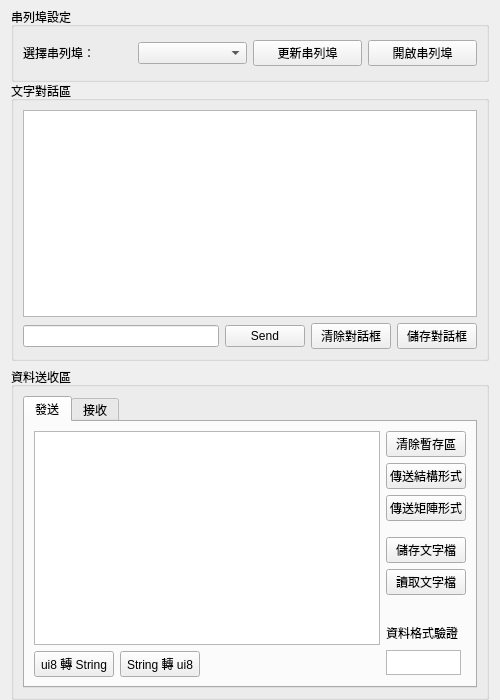
<?xml version="1.0" encoding="UTF-8"?>
<ui version="4.0">
 <class>MainWidgetHMI</class>
 <widget class="QWidget" name="MainWidgetHMI">
  <property name="geometry">
   <rect>
    <x>0</x>
    <y>0</y>
    <width>500</width>
    <height>700</height>
   </rect>
  </property>
  <layout class="QVBoxLayout" name="topLayout">
   <property name="spacing">
    <number>6</number>
   </property>
   <property name="sizeConstraint">
    <enum>QLayout::SetDefaultConstraint</enum>
   </property>
   <property name="topMargin">
    <number>0</number>
   </property>
   <property name="bottomMargin">
    <number>0</number>
   </property>
   <item>
    <widget class="QGroupBox" name="groupBox_Serial">
     <property name="sizePolicy">
      <sizepolicy hsizetype="Preferred" vsizetype="Preferred">
       <horstretch>0</horstretch>
       <verstretch>0</verstretch>
      </sizepolicy>
     </property>
     <property name="minimumSize">
      <size>
       <width>0</width>
       <height>75</height>
      </size>
     </property>
     <property name="maximumSize">
      <size>
       <width>16777215</width>
       <height>60</height>
      </size>
     </property>
     <property name="title">
      <string>串列埠設定</string>
     </property>
     <property name="alignment">
      <set>Qt::AlignLeading|Qt::AlignLeft|Qt::AlignTop</set>
     </property>
     <layout class="QHBoxLayout" name="horizontalLayout_2">
      <item>
       <widget class="QLabel" name="label">
        <property name="maximumSize">
         <size>
          <width>16777215</width>
          <height>16777215</height>
         </size>
        </property>
        <property name="baseSize">
         <size>
          <width>0</width>
          <height>0</height>
         </size>
        </property>
        <property name="text">
         <string>選擇串列埠：</string>
        </property>
       </widget>
      </item>
      <item>
       <widget class="QComboBox" name="portComboBox"/>
      </item>
      <item>
       <widget class="QPushButton" name="btnUpdatePortList">
        <property name="text">
         <string>更新串列埠</string>
        </property>
       </widget>
      </item>
      <item>
       <widget class="QPushButton" name="btnPortToggle">
        <property name="text">
         <string>開啟串列埠</string>
        </property>
       </widget>
      </item>
     </layout>
    </widget>
   </item>
   <item>
    <widget class="QGroupBox" name="groupBox_Terminal">
     <property name="minimumSize">
      <size>
       <width>0</width>
       <height>150</height>
      </size>
     </property>
     <property name="maximumSize">
      <size>
       <width>16777215</width>
       <height>16777215</height>
      </size>
     </property>
     <property name="baseSize">
      <size>
       <width>0</width>
       <height>0</height>
      </size>
     </property>
     <property name="title">
      <string>文字對話區</string>
     </property>
     <layout class="QVBoxLayout" name="verticalLayout_2">
      <item>
       <widget class="QTextBrowser" name="textTerminal">
        <property name="sizePolicy">
         <sizepolicy hsizetype="Preferred" vsizetype="Preferred">
          <horstretch>0</horstretch>
          <verstretch>0</verstretch>
         </sizepolicy>
        </property>
        <property name="minimumSize">
         <size>
          <width>0</width>
          <height>60</height>
         </size>
        </property>
       </widget>
      </item>
      <item>
       <layout class="QHBoxLayout" name="horizontalLayout">
        <item>
         <widget class="QLineEdit" name="lineEditTerminalSend">
          <property name="enabled">
           <bool>true</bool>
          </property>
          <property name="minimumSize">
           <size>
            <width>0</width>
            <height>20</height>
           </size>
          </property>
         </widget>
        </item>
        <item>
         <widget class="QPushButton" name="buttonTerminalSend">
          <property name="text">
           <string>Send</string>
          </property>
         </widget>
        </item>
        <item>
         <widget class="QPushButton" name="buttonTerminalClear">
          <property name="text">
           <string>清除對話框</string>
          </property>
         </widget>
        </item>
        <item>
         <widget class="QPushButton" name="buttonTerminalSave">
          <property name="text">
           <string>儲存對話框</string>
          </property>
         </widget>
        </item>
       </layout>
      </item>
     </layout>
    </widget>
   </item>
   <item>
    <widget class="QGroupBox" name="groupBox_SendRead">
     <property name="title">
      <string>資料送收區</string>
     </property>
     <property name="alignment">
      <set>Qt::AlignLeading|Qt::AlignLeft|Qt::AlignTop</set>
     </property>
     <layout class="QVBoxLayout" name="verticalLayout_3">
      <item>
       <widget class="QTabWidget" name="tabWidget">
        <property name="sizePolicy">
         <sizepolicy hsizetype="Preferred" vsizetype="Preferred">
          <horstretch>0</horstretch>
          <verstretch>0</verstretch>
         </sizepolicy>
        </property>
        <property name="currentIndex">
         <number>0</number>
        </property>
        <widget class="QWidget" name="tabSend">
         <attribute name="title">
          <string>發送</string>
         </attribute>
         <layout class="QHBoxLayout" name="horizontalLayout_4">
          <item>
           <layout class="QVBoxLayout" name="verticalLayout_7">
            <item>
             <widget class="QTextEdit" name="textEditSend"/>
            </item>
            <item>
             <layout class="QHBoxLayout" name="horizontalLayout_5">
              <item>
               <widget class="QPushButton" name="buttonSendUi8ToString">
                <property name="text">
                 <string>ui8 轉 String</string>
                </property>
               </widget>
              </item>
              <item>
               <widget class="QPushButton" name="buttonSendStringToUi8">
                <property name="text">
                 <string>String 轉 ui8</string>
                </property>
               </widget>
              </item>
              <item>
               <spacer name="horizontalSpacer">
                <property name="orientation">
                 <enum>Qt::Horizontal</enum>
                </property>
                <property name="sizeHint" stdset="0">
                 <size>
                  <width>40</width>
                  <height>20</height>
                 </size>
                </property>
               </spacer>
              </item>
             </layout>
            </item>
           </layout>
          </item>
          <item>
           <layout class="QVBoxLayout" name="verticalLayout_5">
            <item>
             <widget class="QPushButton" name="buttonSendClear">
              <property name="text">
               <string>清除暫存區</string>
              </property>
             </widget>
            </item>
            <item>
             <widget class="QPushButton" name="buttonSendStruct">
              <property name="text">
               <string>傳送結構形式</string>
              </property>
             </widget>
            </item>
            <item>
             <widget class="QPushButton" name="buttonSendArray">
              <property name="text">
               <string>傳送矩陣形式</string>
              </property>
             </widget>
            </item>
            <item>
             <spacer name="verticalSpacer_2">
              <property name="orientation">
               <enum>Qt::Vertical</enum>
              </property>
              <property name="sizeType">
               <enum>QSizePolicy::Minimum</enum>
              </property>
              <property name="sizeHint" stdset="0">
               <size>
                <width>10</width>
                <height>10</height>
               </size>
              </property>
             </spacer>
            </item>
            <item>
             <widget class="QPushButton" name="buttonSendSaveFile">
              <property name="text">
               <string>儲存文字檔</string>
              </property>
             </widget>
            </item>
            <item>
             <widget class="QPushButton" name="buttonSendReadFile">
              <property name="text">
               <string>讀取文字檔</string>
              </property>
             </widget>
            </item>
            <item>
             <spacer name="verticalSpacer">
              <property name="orientation">
               <enum>Qt::Vertical</enum>
              </property>
              <property name="sizeType">
               <enum>QSizePolicy::Fixed</enum>
              </property>
              <property name="sizeHint" stdset="0">
               <size>
                <width>10</width>
                <height>20</height>
               </size>
              </property>
             </spacer>
            </item>
            <item>
             <widget class="QLabel" name="labelSendVerify">
              <property name="sizePolicy">
               <sizepolicy hsizetype="Preferred" vsizetype="Preferred">
                <horstretch>0</horstretch>
                <verstretch>0</verstretch>
               </sizepolicy>
              </property>
              <property name="minimumSize">
               <size>
                <width>75</width>
                <height>23</height>
               </size>
              </property>
              <property name="maximumSize">
               <size>
                <width>75</width>
                <height>23</height>
               </size>
              </property>
              <property name="text">
               <string>資料格式驗證</string>
              </property>
             </widget>
            </item>
            <item>
             <widget class="QTextBrowser" name="textBrowserSendVerify">
              <property name="sizePolicy">
               <sizepolicy hsizetype="Minimum" vsizetype="Minimum">
                <horstretch>0</horstretch>
                <verstretch>0</verstretch>
               </sizepolicy>
              </property>
              <property name="minimumSize">
               <size>
                <width>75</width>
                <height>25</height>
               </size>
              </property>
              <property name="maximumSize">
               <size>
                <width>75</width>
                <height>25</height>
               </size>
              </property>
             </widget>
            </item>
           </layout>
          </item>
         </layout>
        </widget>
        <widget class="QWidget" name="tabReceive">
         <attribute name="title">
          <string>接收</string>
         </attribute>
         <layout class="QHBoxLayout" name="horizontalLayout_3">
          <item>
           <layout class="QVBoxLayout" name="verticalLayout_8">
            <item>
             <widget class="QTextEdit" name="textEditGet"/>
            </item>
            <item>
             <layout class="QHBoxLayout" name="horizontalLayout_7">
              <item>
               <widget class="QPushButton" name="buttonGetUi8ToString">
                <property name="text">
                 <string>ui8 轉 String</string>
                </property>
               </widget>
              </item>
              <item>
               <widget class="QPushButton" name="buttonGetStringToUi8">
                <property name="text">
                 <string>String 轉 ui8</string>
                </property>
               </widget>
              </item>
              <item>
               <spacer name="horizontalSpacer_2">
                <property name="orientation">
                 <enum>Qt::Horizontal</enum>
                </property>
                <property name="sizeHint" stdset="0">
                 <size>
                  <width>40</width>
                  <height>20</height>
                 </size>
                </property>
               </spacer>
              </item>
             </layout>
            </item>
           </layout>
          </item>
          <item>
           <layout class="QVBoxLayout" name="verticalLayout_6">
            <item>
             <widget class="QPushButton" name="buttonGetClear">
              <property name="text">
               <string>清除暫存區</string>
              </property>
             </widget>
            </item>
            <item>
             <widget class="QPushButton" name="buttonGetSaveFile">
              <property name="text">
               <string>儲存文字檔</string>
              </property>
             </widget>
            </item>
            <item>
             <widget class="QPushButton" name="buttomGetMovetoSend">
              <property name="text">
               <string>移動到發送區</string>
              </property>
             </widget>
            </item>
           </layout>
          </item>
         </layout>
        </widget>
       </widget>
      </item>
     </layout>
    </widget>
   </item>
  </layout>
 </widget>
 <resources/>
 <connections/>
</ui>
